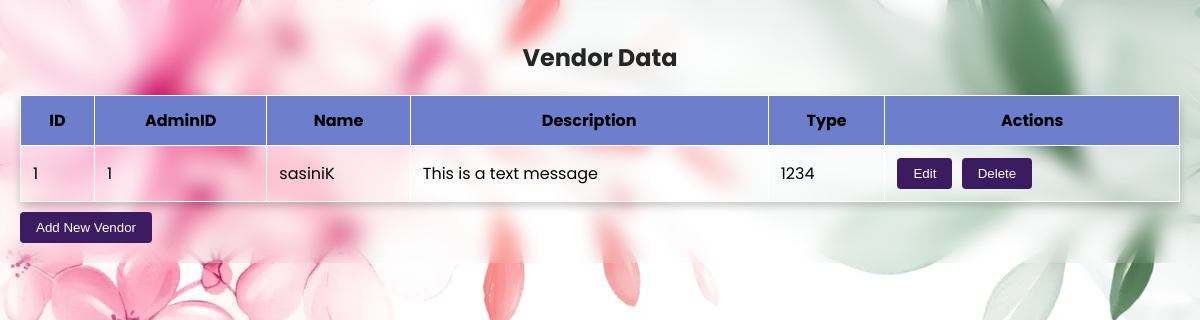
/Backend/vendorView.php, run on the app's committed database.
### tables this page shows
CREATE TABLE IF NOT EXISTS `vendor` (
    `id` INT(100) NOT NULL AUTO_INCREMENT,
    `admin_id` INT(100) NOT NULL,
    `name` VARCHAR(50) NOT NULL,
    `description` VARCHAR(1000) NOT NULL,
    `type` VARCHAR(100) NOT NULL,
    PRIMARY KEY (`id`),
    FOREIGN KEY (`admin_id`) REFERENCES `admin` (`id`)
);

### Backend/vendorView.php (the view, shortened to what this page needs)
<!DOCTYPE html>
<html lang="en">
<head>
</head>
<body>
    <?php
    include '../Include/connectin.php';
    $sql = "SELECT * FROM vendor";
    $result = $conn->query($sql);
    $rows = array();
    if ($result->num_rows > 0) {
        while ($row = $result->fetch_assoc()) {
            $rows[] = $row;
        }
    }
    ?>
    <h2>Vendor Data</h2>
    <?php if (!empty($rows)) : ?>
        <table>
            <tr>
                <th>ID</th>
                <th>AdminID</th>
                <th>Name</th>
                <th>Description</th>
                <th>Type</th>
                <th>Actions</th>
            </tr>
            <?php foreach ($rows as $row) : ?>
                <tr>
                    <td><?php echo $row['id']; ?></td>
                    <td><?php echo $row['admin_id']; ?></td>
                    <td><?php echo $row['name']; ?></td>
                    <td><?php echo $row['description']; ?></td>
                    <td><?php echo $row['type']; ?></td>
                    <td>
                        <button onclick="openEditPopup(<?php echo $row['id']; ?>)">Edit</button>
                        <button onclick="openDeletePopup(<?php echo $row['id']; ?>)">Delete</button>
                    </td>
                </tr>
            <?php endforeach; ?>
        </table>
                <div class="b2">
                    <button onclick="openAddPopup()">Add New Vendor</button>
                </div>
    <?php else : ?>
        <p>No results found.</p>
    <?php endif; ?>
</body>
</html>

### Backend/vendorView.php (style rules this page uses)
body { margin: 0; font-family: 'Poppins', sans-serif; background-image: url('./images/admin5.webp'); backdrop-filter: blur(10px); -webkit-backdrop-filter: blur(10px); color: #0A0909; padding: 20px; }
h2 { color: #252525; text-align: center; }
table { border-collapse: collapse; width: 100%; margin-top: 20px; margin-bottom: 10px; box-shadow: 0 4px 8px 0 rgba(0, 0, 0, 0.2); }
th, td { border: 1px solid #FFFFFF; padding: 12px; text-align: left; color: #000000; }
th { background-color: #6D7FCC; color: #000000; text-align: center; }
button { cursor: pointer; background-color: #3C1C60; color: white; padding: 8px 16px; border: none; border-radius: 4px; margin-right: 5px; transition: opacity 0.3s ease; }

### data on the page
vendor: id "1", admin "1", name "sasiniK", description "This is a text message", type "1234"
